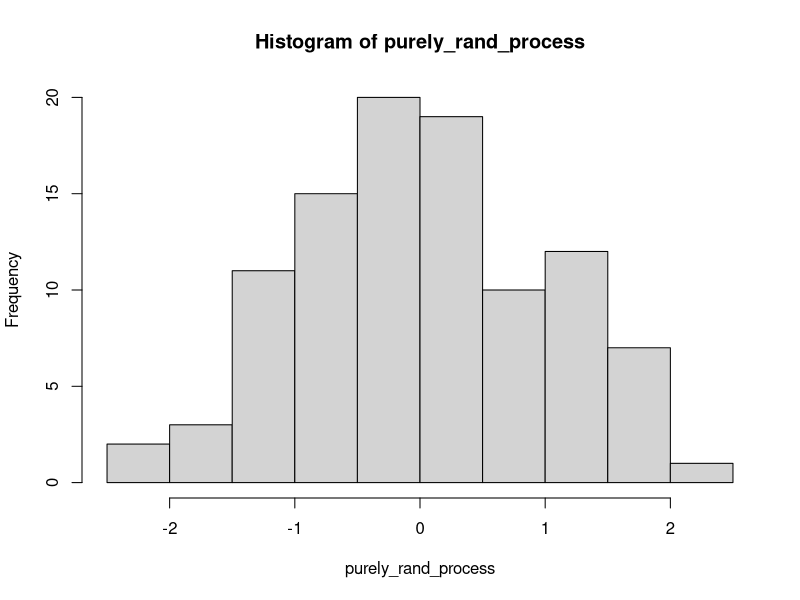
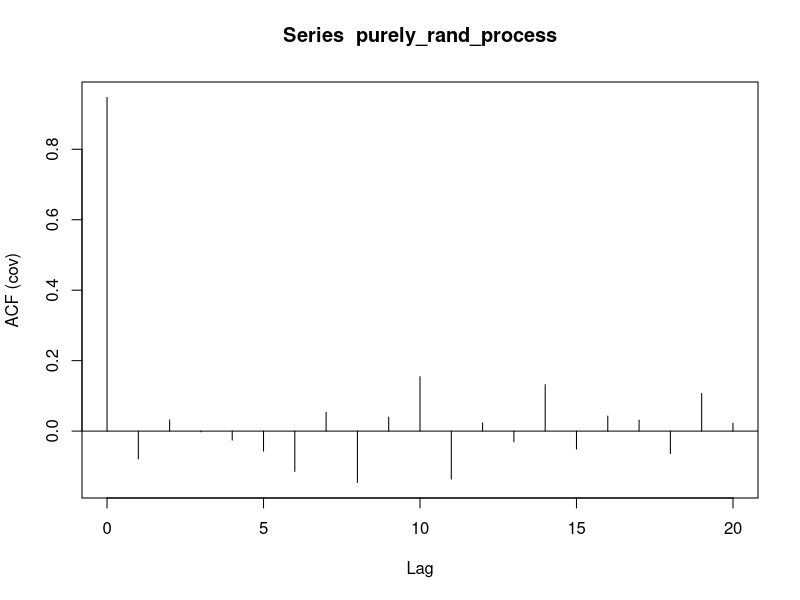

The R script that drew these images, in order:
purely_rand_process = ts(rnorm(100))
print(purely_rand_process)
hist(purely_rand_process)
(acf(purely_rand_process, type='covariance'))